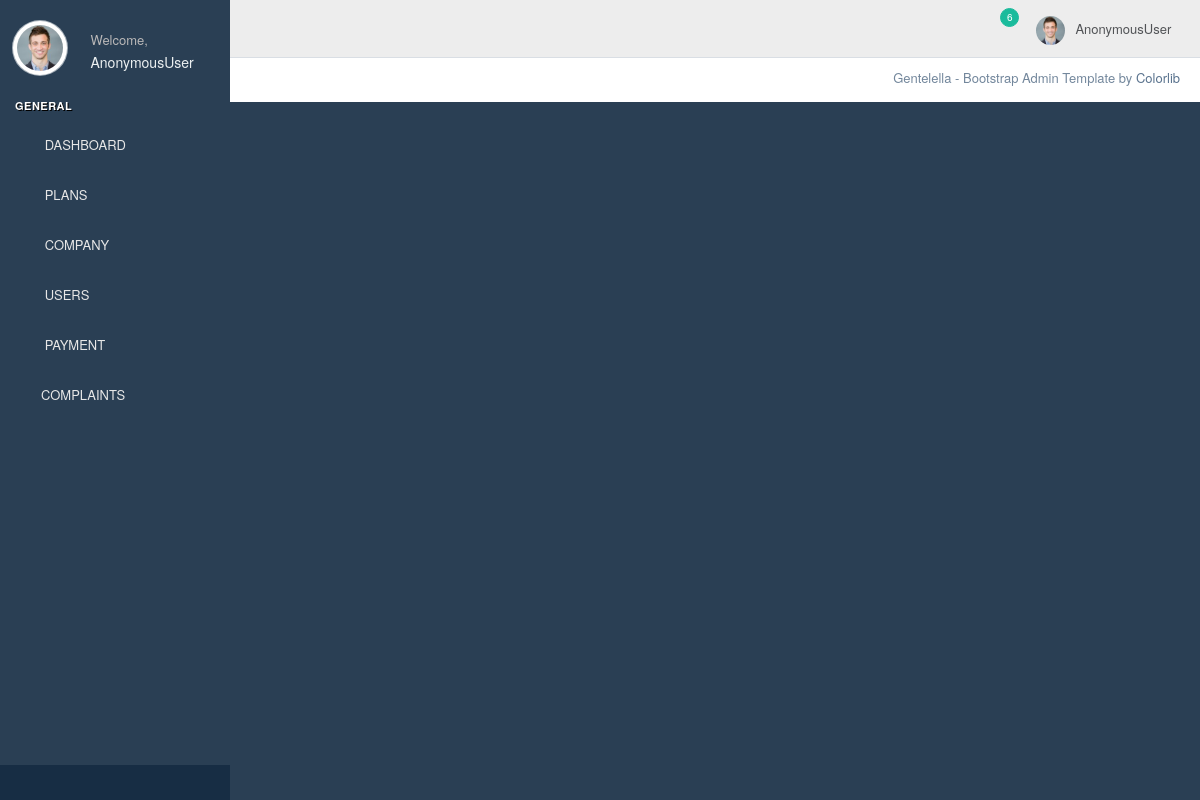
Before: /viewplan with the older database file.
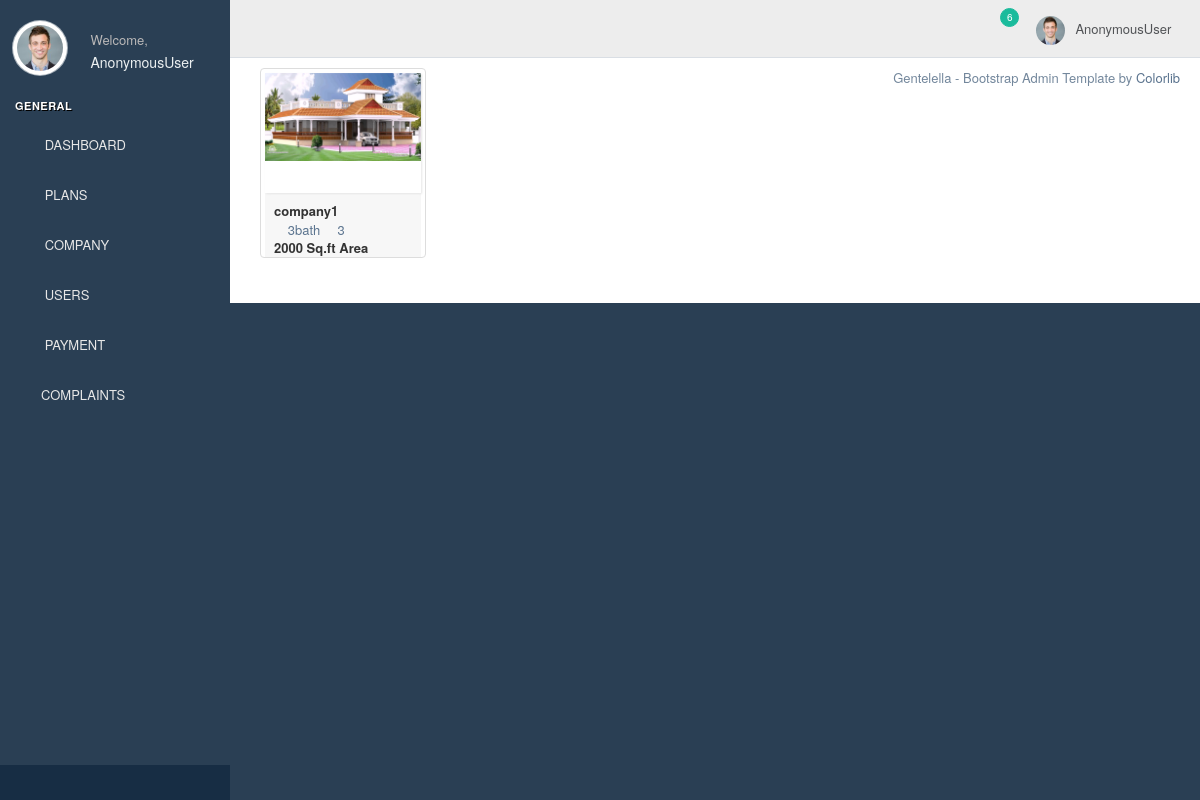
After: the same page with the newer database file.
### homeapp/models.py (models this page shows)
class plan_details(models.Model):
    company=models.ForeignKey(Login,on_delete=models.CASCADE,related_name='company_name')
    elevation=models.ImageField(blank=True,null=True)
    twod_plan=models.ImageField(blank=True,null=True)
    threed_plan=models.ImageField(blank=True,null=True)
    rooms=models.IntegerField(null=True,blank=True)
    bathrooms=models.IntegerField(null=True,blank=True)
    area=models.CharField(max_length=1000,null=True,blank=True)

class Login(AbstractUser):
    is_company = models.BooleanField(default=False)
    is_user = models.BooleanField(default=False)

### homeapp/adminviews.py (the view)
# urls.py: path('viewplan',adminviews.viewplan,name='viewplan'),
def viewplan(request):
    plan = plan_details.objects.all()
    return render(request,'admintemp/viewplan.html',{'plan':plan})

### templates/admintemp/viewplan.html (shortened to what this page needs)
{% extends 'admintemp/ahome.html' %}
{% block content %}
{% load crispy_forms_filters %}
{% for i in plan %}
                      <div class="col-md-55">
                        <div class="thumbnail">
                          <div class="image view view-first">
                            <img style="width:100%; display: block;" src="{{i.elevation.url}}" alt="image" />
                          </div>
                          <div class="caption">
                              <div class="tools tools-bottom">
                                  <strong>{{i.company}}</strong><br>
                                <a href="#"><i class="fa fa-building" aria-hidden="true"></i></a>
                                <a href="#">{{i.bathrooms}}bath</a>
                                <a href="#"><i class="fa fa-bed"></i> {{i.rooms}}</a>
                              </div>
                            <p><strong>{{i.area}} Sq.ft Area
                            </strong></p>
                          </div>
                        </div>
                      </div>
                        {% endfor %}
{% endblock %}

Changed rows visible on the page:
added plan_details: elevation (picture), company "company1", bathrooms "3", rooms "3", area "2000"
